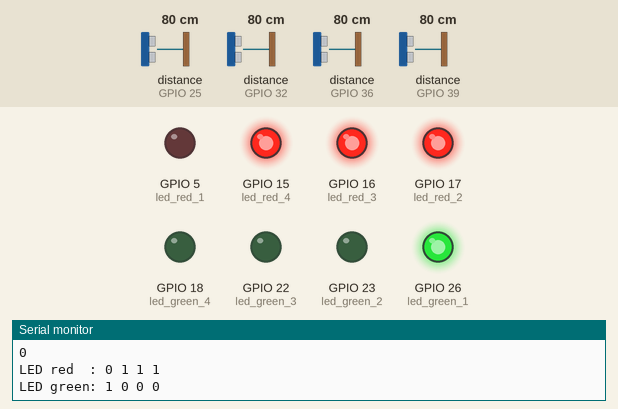
Simulated run of this sketch. Board: ESP32. Parts: output pins drawn as LEDs (lit = HIGH), the last lines printed to the serial monitor. The test bench sets the inputs (shaded band); at power-on: distance to the obstacle (sensors on GPIO 25, GPIO 32, GPIO 36, GPIO 39) 80 cm. The echo pulse lasts 58.3 µs per cm.

Above: at 3.1 s.
At 6.3 s:
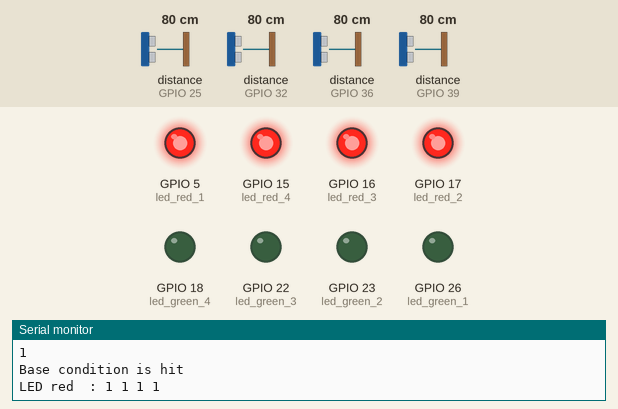
At 8.9 s:
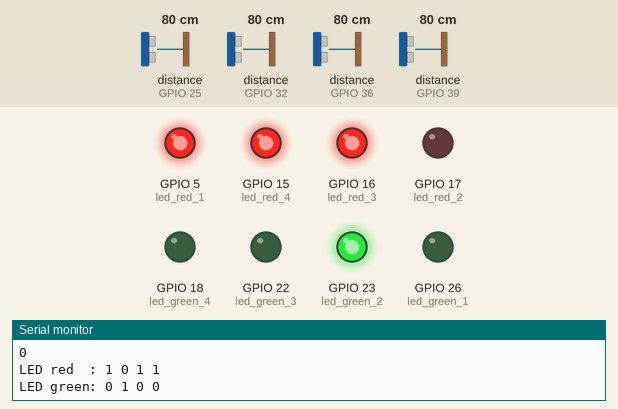
At 14.2 s:
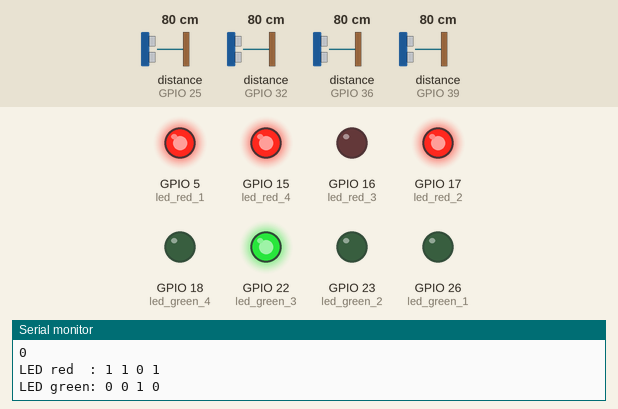
At 19.5 s:
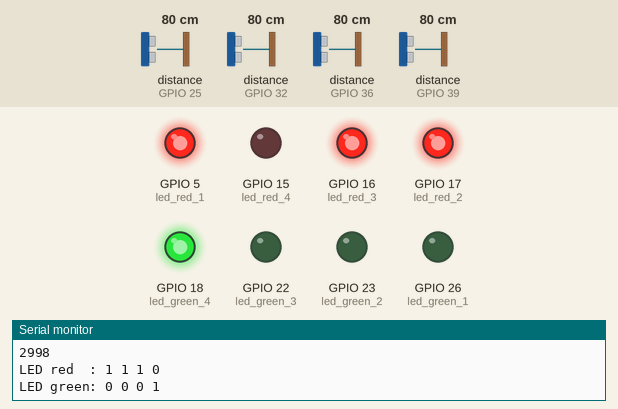
Timing chart, 0 to 27.5 s (numbered marks = the images above):
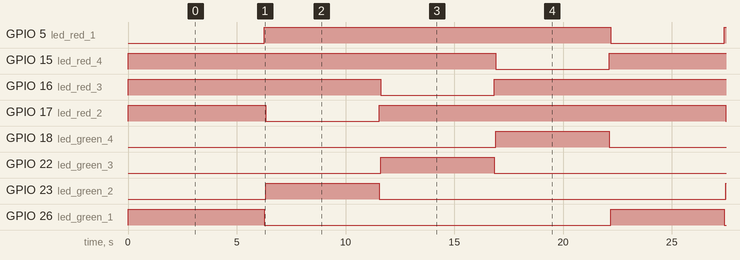

Measured:
- by itself, GPIO 5 (led_red_1), GPIO 15 (led_red_4): alternates HIGH for 15.9 s and LOW for 5.2 s
- by itself, GPIO 16 (led_red_3), GPIO 17 (led_red_2): repeats every 21.1 s: LOW 5.2 s, HIGH 15.9 s
- by itself, GPIO 18 (led_green_4), GPIO 22 (led_green_3), GPIO 23 (led_green_2): alternates HIGH for 5.2 s and LOW for 15.9 s
- by itself, GPIO 26 (led_green_1): repeats every 21.1 s: LOW 15.9 s, HIGH 5.2 s

The sketch:

ultrasonic_4_way_j-3.ino
```cpp
// Ultrasonic sensor libraries
// #include <NewPing.h>
#include "Ultrasonic.h"
#include <Servo.h>

int type = 1; // Type of circuit
// 1 - 4 junction with 4 ultrasonic sensors
// 0 - 3 junction with 3 ultrasonic sensors


const int trigPin1 = 19;  // Trigger pin for sensor 1
const int echoPin1 = 36;  // Echo pin for sensor 1

const int trigPin2 = 21;  // Trigger pin for sensor 2
const int echoPin2 = 39;  // Echo pin for sensor 2

const int trigPin3 = 33;  // Trigger pin for sensor 3
const int echoPin3 = 32;  // Echo pin for sensor 3

const int trigPin4 = 27;  // Trigger pin for sensor 4
const int echoPin4 = 25;  // Echo pin for sensor 4

const int led_red_1 = 5;
const int led_red_2 = 17;
const int led_red_3 = 16;
const int led_red_4 = 15;

const int led_green_1 = 26;
const int led_green_2 = 23;
const int led_green_3 = 22;
const int led_green_4 = 18;


typedef enum tl_status {
  RED = 0,
  GREEN
} tl_status_t;


Ultrasonic ultrasonic1(trigPin1,echoPin1);
Ultrasonic ultrasonic2(trigPin2,echoPin2);
Ultrasonic ultrasonic3(trigPin3,echoPin3);
Ultrasonic ultrasonic4(trigPin4,echoPin4);

int count_arr[4];  //count the number of cars per road
tl_status_t signal[4];  // 1 for green and 0 for red
int Timer[4];   // 0 for red and time remaining in millisecs for the green light
int light_index;
int multiplier;
int delay_per_read;
int threshold_time;
int flag_max_hit;

void setup() {
  Serial.begin(9600);

  // Initialise pinmodes for all LEDS
  pinMode(led_red_1,OUTPUT);
  pinMode(led_red_2,OUTPUT);
  pinMode(led_red_3,OUTPUT);
  pinMode(led_red_4,OUTPUT);

  pinMode(led_green_1,OUTPUT);
  pinMode(led_green_2,OUTPUT);
  pinMode(led_green_3,OUTPUT);
  pinMode(led_green_4,OUTPUT);


  light_index = 0;

  for(int i = 1; i < 4; i++) Timer[i] = 0;
  for(int i = 1; i < 4; i++) signal[i] = RED;
  for(int i = 0; i < 4; i++) count_arr[i] = 0;

  Timer[light_index] = 5000;
  signal[light_index] = GREEN;
  multiplier = 1250;
  delay_per_read = 250;
  threshold_time = 30000;
  flag_max_hit = 0;
  type = 1;

}

void loop() {

  Serial.printf("LED red  : %d %d %d %d\n", digitalRead(led_red_1), digitalRead(led_red_2), digitalRead(led_red_3), digitalRead(led_red_4));
  Serial.printf("LED green: %d %d %d %d\n", digitalRead(led_green_1), digitalRead(led_green_2), digitalRead(led_green_3), digitalRead(led_green_4));

  int max_cars=threshold_time/multiplier;

  signal[light_index] = GREEN;

  switch (light_index) {
  case 0: {
    digitalWrite(led_red_1,LOW);
    digitalWrite(led_red_2,HIGH);
    digitalWrite(led_red_3,HIGH);
    digitalWrite(led_red_4,HIGH);

    digitalWrite(led_green_1,HIGH);
    digitalWrite(led_green_2,LOW);
    digitalWrite(led_green_3,LOW);
    digitalWrite(led_green_4,LOW);
    break;
  }
  case 1: {
    digitalWrite(led_red_1,HIGH);
    digitalWrite(led_red_2,LOW);
    digitalWrite(led_red_3,HIGH);
    digitalWrite(led_red_4,HIGH);

    digitalWrite(led_green_1,LOW);
    digitalWrite(led_green_2,HIGH);
    digitalWrite(led_green_3,LOW);
    digitalWrite(led_green_4,LOW);
    break;
  }
  case 2: {
    digitalWrite(led_red_1,HIGH);
    digitalWrite(led_red_2,HIGH);
    digitalWrite(led_red_3,LOW);
    digitalWrite(led_red_4,HIGH);

    digitalWrite(led_green_1,LOW);
    digitalWrite(led_green_2,LOW);
    digitalWrite(led_green_3,HIGH);
    digitalWrite(led_green_4,LOW);
    break;
  }
  case 3: {
    if (type == 3) break;
    digitalWrite(led_red_1,HIGH);
    digitalWrite(led_red_2,HIGH);
    digitalWrite(led_red_3,HIGH);
    digitalWrite(led_red_4,LOW);

    digitalWrite(led_green_1,LOW);
    digitalWrite(led_green_2,LOW);
    digitalWrite(led_green_3,LOW);
    digitalWrite(led_green_4,HIGH);
    break;
  }
  default: {
    Serial.println("Warning: Invalid junction number");
  }
  }


  /////// LED green trigger
  // If the junction is empty
  if (flag_max_hit < max_cars &&
      count_arr[light_index] > 0 &&
      count_arr[light_index] <= max_cars) {
    Timer[light_index] += (multiplier * count_arr[light_index]);
    flag_max_hit+=count_arr[light_index];
    count_arr[light_index] = 0;
  }
  // If junction still has cars
  else if(flag_max_hit < max_cars && count_arr[light_index] > max_cars ){
    Timer[light_index] += multiplier*max_cars;
    flag_max_hit+=count_arr[light_index];
    count_arr[light_index] -= max_cars;
  }

  Timer[light_index] -= 1;

  count_arr[0] += read_from_pin(ultrasonic1);
  count_arr[1] += read_from_pin(ultrasonic2);
  count_arr[2] += read_from_pin(ultrasonic3);
  if(type == 1)
    count_arr[3] += read_from_pin(ultrasonic4);

  // DEBUG PRINTS
  Serial.println("Count arr:-");
  Serial.println(count_arr[0]);
  Serial.println(count_arr[1]);
  Serial.println(count_arr[2]);
  if(type == 1) Serial.println(count_arr[3]);
  Serial.println();

  Serial.println("Timer:-");
  Serial.println(Timer[0]);
  Serial.println(Timer[1]);
  Serial.println(Timer[2]);
  if(type == 1)  Serial.println(Timer[3]);
  Serial.println();
  // END DEBUG PRINTS

  if(Timer[light_index] <= 0) {
    // reset all signal variables
    signal[light_index] = RED;
    Timer[light_index] = 0;
    flag_max_hit = 0;

    switch (light_index) {
    case 0: {
      digitalWrite(led_green_1, LOW);
      digitalWrite(led_red_1, HIGH);
      break;
    }
    case 1: {
      digitalWrite(led_green_2, LOW);
      digitalWrite(led_red_2, HIGH);
      break;
    }
    case 2: {
      digitalWrite(led_green_3, LOW);
      digitalWrite(led_red_3, HIGH);
      break;
    }
    case 3: {
      digitalWrite(led_green_4, LOW);
      digitalWrite(led_red_4, HIGH);
      break;
    }
    default: {
      Serial.println("Warning: Invalid junction case");
    }
    }
    if(type==1)
      light_index = (light_index + 1) % 4;
    else
      light_index = (light_index + 1) % 3;

    Serial.println("Light switching");
    Serial.println(light_index);

    if (Base_condition(count_arr))
      {
	Serial.println("Base condition is hit");
	Timer[light_index] = 5000;
      }
    signal[light_index] = GREEN;
  }

  if(type == 1)
    Timer[light_index] -= (delay_per_read*4);
  else
    Timer[light_index] -= (delay_per_read*3);

}

int read_from_pin (Ultrasonic sensor) {
   float distance = sensor.read();
  // Serial.println("read1");
  // Serial.println(distance);
  int val= (distance<=10);
  delay(delay_per_read);
  if(val == 1)
  return 1;
  else
  return 0;
}

int Base_condition(int* count_arr){
  int check = 1;
  if(type==1)
    {
      for(int i =0;i<4;i++)
	{
	  if(count_arr[i] != 0)
	    {
              check = 0;
              break;
	    }
	}
    }
  else
    {
      for(int i =0;i<3;i++)
	{
	  if(count_arr[i] != 0)
	    {
              check = 0;
              break;
	    }
	}
    }
  return check;
}
```
